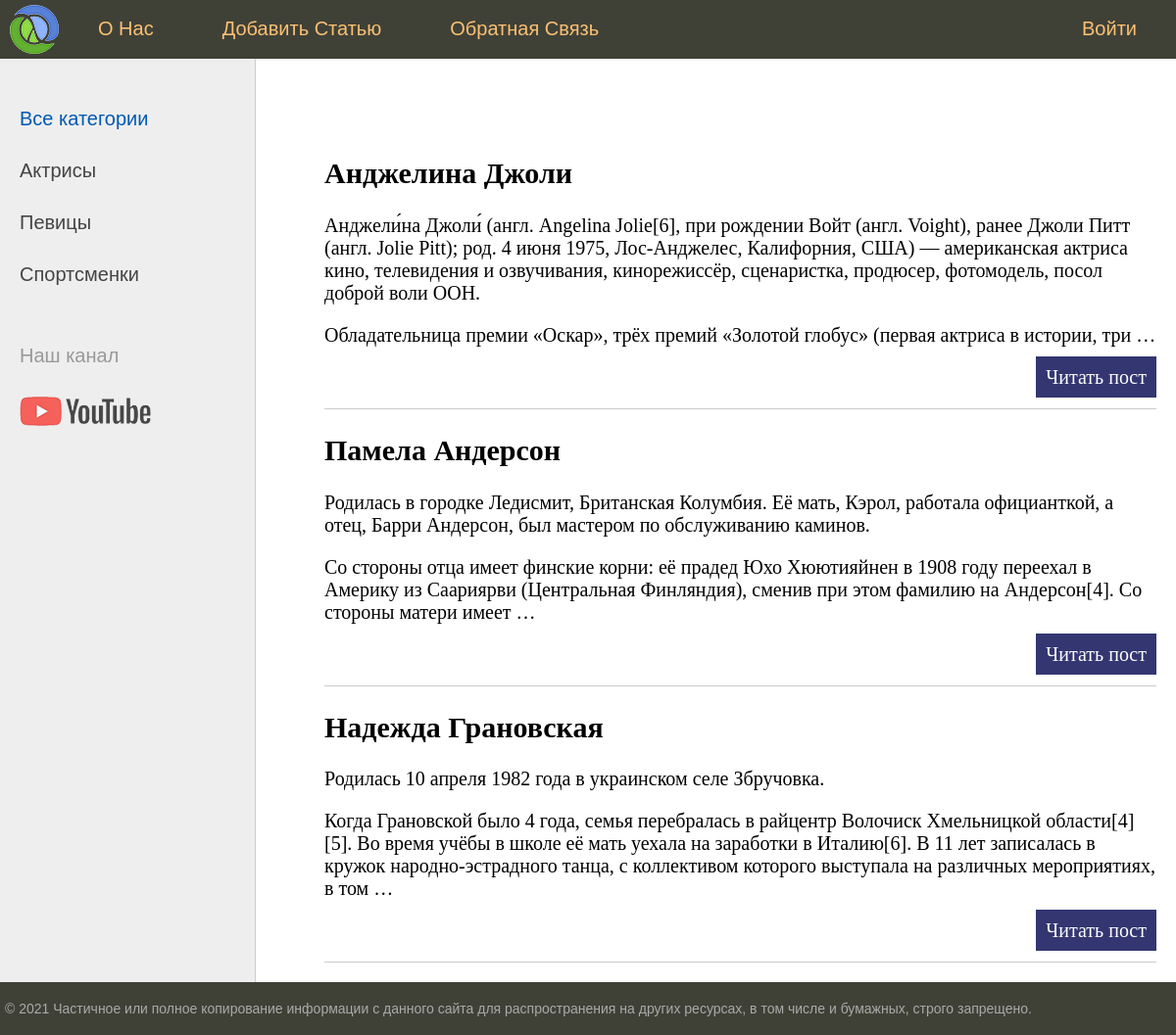
The page / on the database its author committed.
### women/models.py (models this page shows, shortened)
class Women(models.Model):
    title = models.CharField(max_length=255)
    content = models.TextField(blank=True)
    photo = models.ImageField(upload_to="photos/%Y/%m/%d/")
    time_create = models.DateTimeField(auto_now_add=True)
    time_update = models.DateTimeField(auto_now=True)
    is_published = models.BooleanField(default=True)

### women/views.py (the view)
# urls.py: path('', index, name='home'),
def index(request):
    posts = Women.objects.all()
    return render(request, 'women/index.html', {'posts': posts, 'menu': menu, 'title': 'Главная страница'})

### women/templates/women/index.html (shortened to what this page needs)
{% extends 'women/base.html' %}
{% block content %}
<ul class="list-articles">
	{% for p in posts %}
			<li><h2>{{p.title}}</h2>
	{% autoescape on %}
	{{p.content|linebreaks|truncatewords:50}}
	{% endautoescape %}
			<p class="link-read-post"><a href="#">Читать пост</a></p>
			</li>
	{% endfor %}
</ul>
{% endblock %}

### women/templates/women/base.html (shortened to what this page needs)
{% load static %}
<!DOCTYPE html>
<html>
<head>
	<link type="text/css" href="{% static 'women/css/style.css' %}" rel="stylesheet" />
</head>
<body>
<table class="table-page" border=0 cellpadding="0" cellspacing="0">
<tr><td valign=top>
{% block mainmenu %}
		<div class="header">
			<ul id="mainmenu" class="mainmenu">
			<li class="logo"><a href="#"><div class="logo"></div></a></li>
{% for m in menu %}
	{% if not forloop.last %}
			<li><a href="#">{{m.title}}</a></li>
	{% else %}
			<li class="last"><a href="#">{{m.title}}</a></li>
	{% endif %}
{% endfor %}
			</ul>
		</div>
{% endblock mainmenu %}
<table class="table-content" border=0 cellpadding="0" cellspacing="0">
<tr>
	<td valign="top" class="left-chapters">
	<ul id="leftchapters">
		<li class="selected">Все категории</li>
		<li><a href="#">Актрисы</a></li>
		<li><a href="#">Певицы</a></li>
		<li><a href="#">Спортсменки</a></li>
		<li class="share">
		<p>Наш канал</p>
		<a class="share-yt" href="https://www.youtube.com/channel/UClJzWfGWuGJL2t-3dYKcHTA/playlists" target="_blank" rel="nofollow"></a>
		</li>
	</ul>
</td>
<td valign="top" class="content">
	<div class="content-text">
{% block content %}
{% endblock %}
	</div>
</td></tr></table>
</td></tr>
<tr><td valign=top>
	<div id="footer">
		<p>&copy; 2021 Частичное или полное копирование информации с данного сайта для распространения на других ресурсах, в том числе и бумажных, строго запрещено.</p>
	</div>
</td></tr></table>
</body>
</html>

### women/static/women/css/style.css (style rules this page uses)
html, body { font-family: 'Arial'; margin: 0; padding: 0; height: 100%; width: 100%; color: #444; }
a { color: #0059b2; text-decoration: none; }
p.link-read-post { text-align: right; }
p.link-read-post a { padding: 10px; min-width: 100px; background: #333671; color: #fff; text-decoration: none; }
ul.list-articles { list-style: none; margin: 0; padding: 0; }
ul.list-articles li { border-bottom: 1px solid #ccc; }
.table-page { width: 100%; height: 100%; vertical-align: top; }
.table-page tr { height: 100%; }
.header { background: #3F4137; height: 60px; }
.logo { background: url('../images/logo.png') no-repeat 10px 5px; width: 70px; height: 60px; }
ul.mainmenu { list-style: none; margin: 0; padding: 0; height: 60px; color: #fdc073; font-size: 20px; overflow: hidden; }
ul.mainmenu li { float: left; margin: 18px 40px 0 30px; }
ul.mainmenu li.logo { margin: 0; }
ul.mainmenu li.last { float: right; }
ul.mainmenu li a { color: #fdc073; text-decoration: none; }
.table-content { width: 100%; min-height: 100%; height: 100%; }
.left-chapters { margin: 0; background: #eee; border-right: 1px solid #ccc; min-height: 100%; }
.left-chapters ul { width: 230px; min-height: 100%; margin: 0; padding: 20px 10px 10px 20px; list-style: none; font-size: 20px; }
.left-chapters ul li { margin: 30px 0 0 0; color: #999; }
.left-chapters ul li.selected { color: #0059b2; }
.left-chapters ul li a { color: #444; text-decoration: none; }
.left-chapters ul li.share { margin: 60px 0 0 0; }
.left-chapters ul li.share p { margin: 30px 0 30px 0; }
.left-chapters ul li.share a { display: inline-block; width: 40px; height: 40px; margin: 0 20px 0 0; }
.left-chapters ul li.share a.share-yt { width: 100%; height: 30px; background: url('../images/share_yt.png') no-repeat 0 0 }
.content { padding: 40px 20px 20px 40px; width: 100%; box-sizing: border-box; }
.content-text { margin: 60px 0 0 30px; color: #000; font-size: 20px; font-family: Yandex Sans Display Light; }
#footer { box-sizing: border-box; background: #3F4137; padding: 5px; color: #aaa; font-size: 14px; font-family: Verdana, Geneva, Arial, Helvetica; text-align: left; overflow: hidden; }

### rows shown on the page
Women: title "Анджелина Джоли", content "Анджели́на Джоли́ (англ. Angelina Jolie[6], при рождении Войт (англ. Voight), ранее Джоли Питт (англ. Jolie Pitt); род. 4 июня 1975, Лос-Анджелес, Калифорния, США) — американская актриса кино, телевидения и озвучивания, кинорежиссёр, сценаристка, продюсер, фотомодель, посол доброй воли ООН. Обладательница премии «Оскар», трёх премий «Золотой глобус» (первая актриса в истории, три …"
Women: title "Памела Андерсон", content "Родилась в городке Ледисмит, Британская Колумбия. Её мать, Кэрол, работала официанткой, а отец, Барри Андерсон, был мастером по обслуживанию каминов. Со стороны отца имеет финские корни: её прадед Юхо Хюютияйнен в 1908 году переехал в Америку из Саариярви (Центральная Финляндия), сменив при этом фамилию на Андерсон[4]. Со стороны матери имеет …"
Women: title "Надежда Грановская", content "Родилась 10 апреля 1982 года в украинском селе Збручовка. Когда Грановской было 4 года, семья перебралась в райцентр Волочиск Хмельницкой области[4][5]. Во время учёбы в школе её мать уехала на заработки в Италию[6]. В 11 лет записалась в кружок народно-эстрадного танца, с коллективом которого выступала на различных мероприятиях, в том …"

### other values the page prints
{{ m.title }} "О Нас" "Добавить Статью" "Обратная Связь"
{{ m.title }} "Войти"
